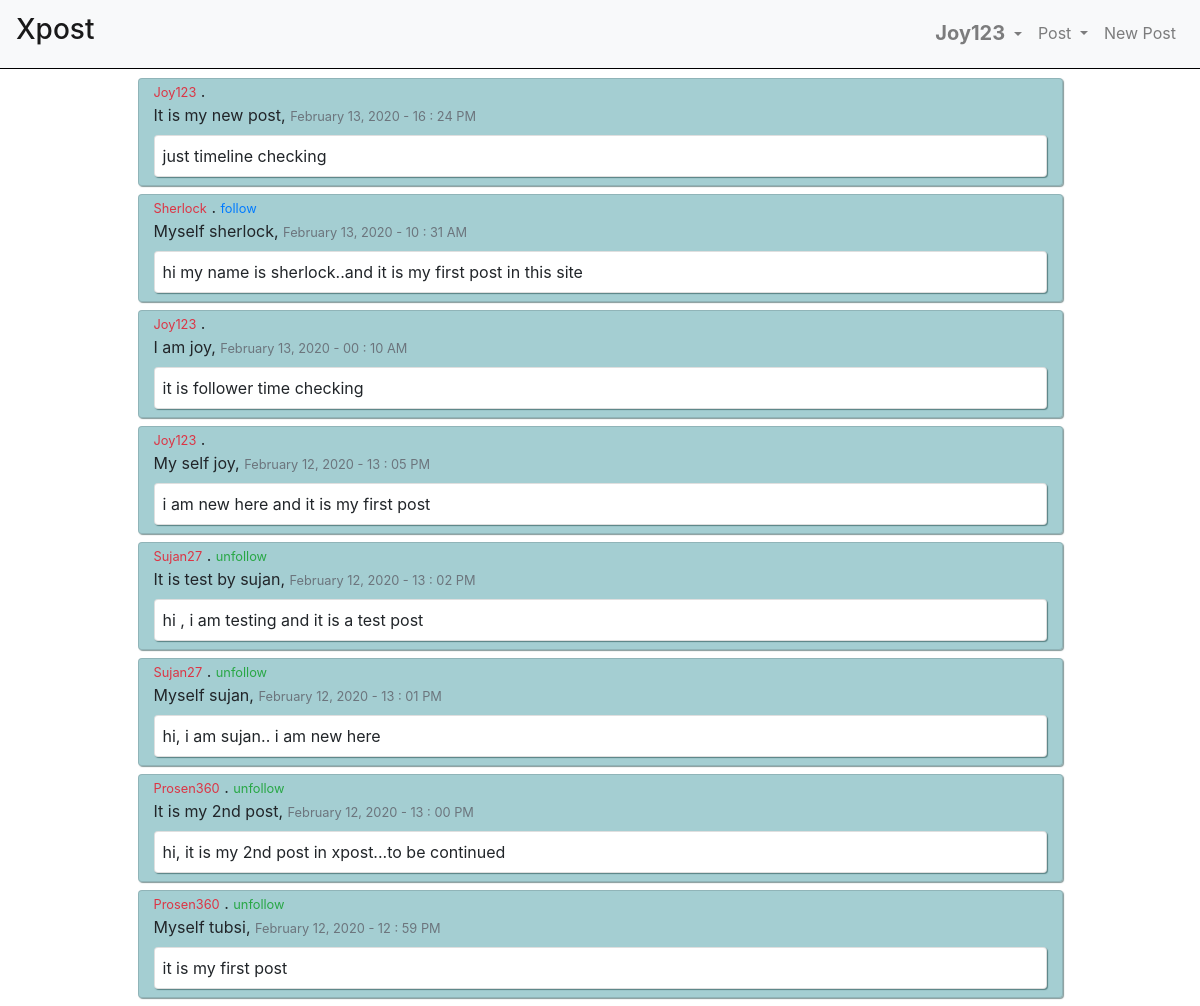
Screenshot of /global/ (signed in) with the database file from the repository.
### userposts/models.py (models this page shows, shortened)
class Posts(models.Model):
    author = models.ForeignKey(User, on_delete=models.CASCADE)
    title = models.CharField(max_length=150)
    post = models.TextField()
    dateOfPost = models.DateTimeField(default=timezone.now)

### global/views.py (the view)
# urls.py: path('', views.globalPost, name='global')
@login_required(login_url='../login')
def globalPost(response):
    flag = False
    posts = []
    allPosts = Posts.objects.all().order_by('-dateOfPost')
    myFollow = Follower.objects.filter(follower_id=response.user.id)
    for post in allPosts:
        for f in myFollow:
            if f.following_id == post.author_id:
                posts.append({
                    'post': post,
                    'indication': 'unfollow',
                    'color': 'text-success'
                })
                flag = True
                break
        if post.author_id == response.user.id:
            posts.append({
                'post': post,
                'indication': '',
                'color': 'text-success'
            })
        elif flag == False:
            posts.append({
                'post': post,
                'indication': 'follow',
                'color': 'text-primary'
            })
        else:
            flag = False
    return render(response, 'global/global.html', {'posts': posts})

### global/templates/global/global.html (shortened to what this page needs)
{% extends 'base.html' %}
{% block content %}
{% for post in posts %}
<div class="card col-10 mx-auto my-2"
    style="box-shadow: 1px 1px 1px rgba(13, 54, 54, 0.507);background-color: #0a7a865e;">
    <div class="card-text">
        <small class="text-danger">{{post.post.author|capfirst}}</small> . <small class="myAuthor {{post.color}}"
            data-id="{{post.post.author_id}}">{{post.indication}}</small>
    </div>
    <div class="card-text">
        {{post.post.title|capfirst}},
        <small class="text-muted">
            {{post.post.dateOfPost|date:"F d, Y - H : i A"}}
        </small>
    </div>
    <div class="card pl-2 py-2 my-2" style="box-shadow: 1px 1px 1px rgba(13, 54, 54, 0.507);">
        {{post.post.post}}
    </div>
</div>
{% endfor %}
{% endblock content %}

### templates/base.html (shortened to what this page needs)
{% load static %}
<!DOCTYPE html>
<html lang="en">
<head>
    <link rel="stylesheet" href="https://maxcdn.bootstrapcdn.com/bootstrap/4.0.0/css/bootstrap.min.css"
>
</head>
<body>
    <div class="container-fluid">
        <nav class="navbar navbar-expand-lg navbar-light bg-light fixed-top" style="border-bottom: 1px solid black;">
            <a class="navbar-brand" href="../timeline">
                <h3>Xpost</h3>
            </a>
            <div class="collapse navbar-collapse justify-content-end" id="navbarNav">
                <ul class="navbar-nav">
                    <li class="nav-item dropdown">
                        <a class="nav-link dropdown-toggle" href="#" id="navbarDropdownMenuLink" data-toggle="dropdown"
                            aria-haspopup="true" aria-expanded="false">
                            <h5 class="d-inline">
                                <b>
                                    {{ user.username|capfirst }}
                                </b>
                            </h5>
                        </a>
                    </li>
                    <li class="nav-item dropdown">
                        <a href="#" class="nav-link dropdown-toggle" data-toggle="dropdown" aria-haspopup="true"
                            aria-expanded="false">
                            Post
                        </a>
                    </li>
                    <li class="nav-item">
                        <a href="../newpost" class="nav-link">
                            New Post
                        </a>
                    </li>
                </ul>
            </div>
        </nav>
    </div>
    <div class="container myContent">
        {% block content %}
        {% endblock content %}
    </div>
</body>
</html>

### templates/base.html (style rules this page uses)
.myContent { padding-top: 70px; }
.myAuthor { cursor: pointer; }

### rows the page displays
Posts: post.author "Joy123", post "It is my new post", post.dateOfPost "February 13, 2020 - 16 : 24 PM", post.post "just timeline checking"
Posts: post.author "Sherlock", indication "follow", post "Myself sherlock", post.dateOfPost "February 13, 2020 - 10 : 31 AM", post.post "hi my name is sherlock..and it is my first post in this site"
Posts: post.author "Joy123", post "I am joy", post.dateOfPost "February 13, 2020 - 00 : 10 AM", post.post "it is follower time checking"
Posts: post.author "Joy123", post "My self joy", post.dateOfPost "February 12, 2020 - 13 : 05 PM", post.post "i am new here and it is my first post"
Posts: post.author "Sujan27", indication "unfollow", post "It is test by sujan", post.dateOfPost "February 12, 2020 - 13 : 02 PM", post.post "hi , i am testing and it is a test post"
Posts: post.author "Sujan27", indication "unfollow", post "Myself sujan", post.dateOfPost "February 12, 2020 - 13 : 01 PM", post.post "hi, i am sujan.. i am new here"
Posts: post.author "Prosen360", indication "unfollow", post "It is my 2nd post", post.dateOfPost "February 12, 2020 - 13 : 00 PM", post.post "hi, it is my 2nd post in xpost...to be continued"
Posts: post.author "Prosen360", indication "unfollow", post "Myself tubsi", post.dateOfPost "February 12, 2020 - 12 : 59 PM", post.post "it is my first post"

### other values shown
{{ user.username|capfirst }} "Joy123"
